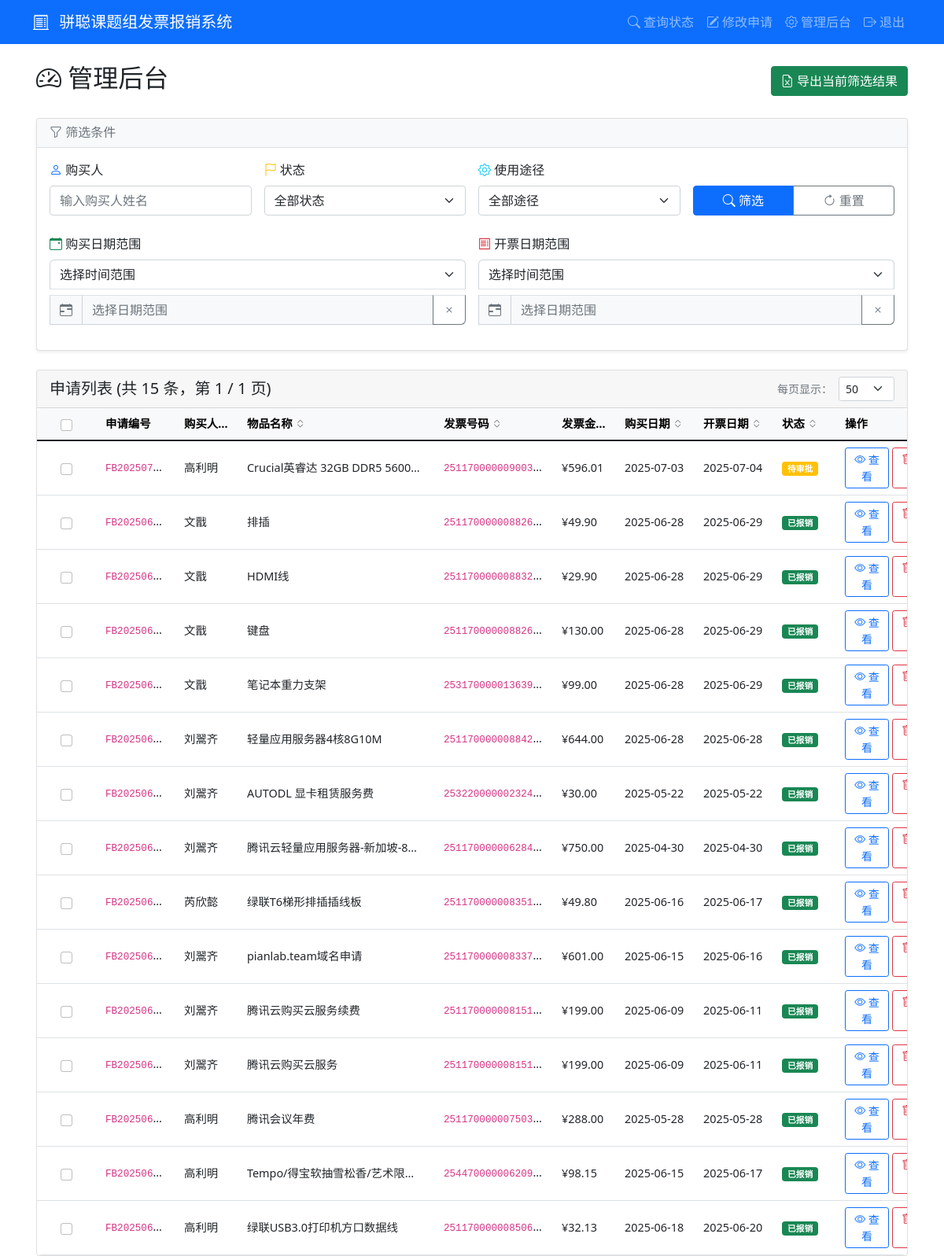
Page /admin/dashboard (signed in) on the earlier database version.
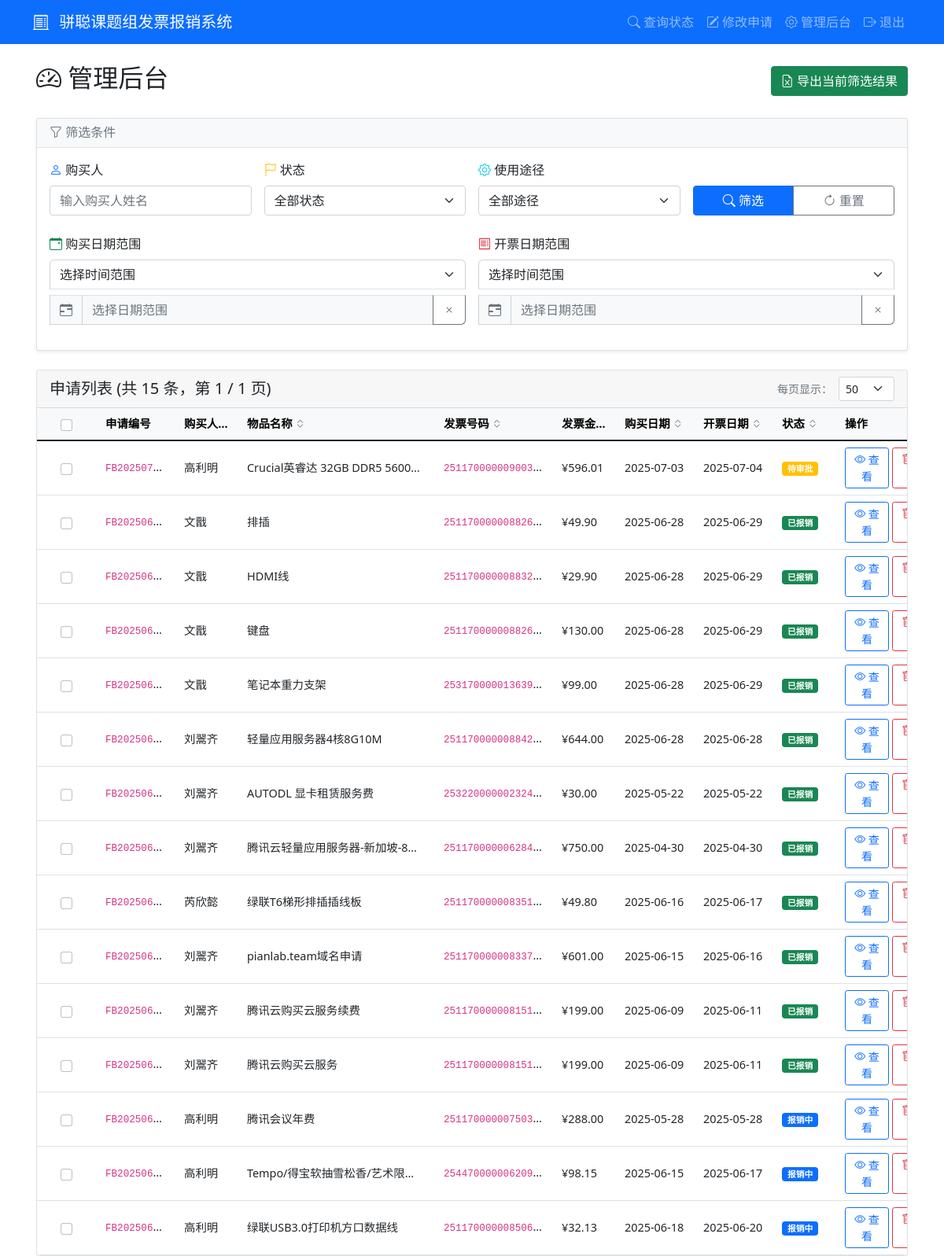
Same page on the later database version.
### tables this page shows
CREATE TABLE applications (
            id INTEGER PRIMARY KEY AUTOINCREMENT,
            app_number TEXT UNIQUE NOT NULL,
            purchaser TEXT NOT NULL,
            purchase_details TEXT,
            item_name TEXT NOT NULL,
            product_link TEXT,
            usage_type TEXT NOT NULL,
            item_type TEXT NOT NULL,
            quantity INTEGER NOT NULL,
            purchase_time DATE NOT NULL,
            invoice_number TEXT NOT NULL,
            invoice_amount REAL NOT NULL,
            invoice_date DATE NOT NULL,
            status TEXT DEFAULT '待审批',
            approval_comment TEXT,
            created_at TIMESTAMP DEFAULT CURRENT_TIMESTAMP,
            updated_at TIMESTAMP DEFAULT CURRENT_TIMESTAMP
        );

### app.py (the view)
        def wrapper(*args, **kwargs):
            user = session.get('admin_username', 'anonymous')
            details = f"操作: {operation_type}, 用户: {user}, URL: {request.url}"
            if kwargs.get('app_number'):
                details += f", 申请编号: {kwargs['app_number']}"
            elif kwargs.get('filename'):
                details += f", 文件名: {kwargs['filename']}"
            if request.method == 'POST':
                form_data = {k: '***' if k == 'password' else v for k, v in request.form.items()}
                details += f", 表单数据: {form_data}"
            if request.args:
                details += f", 查询参数: {dict(request.args)}"
            try:
                result = f(*args, **kwargs)
                app.logger.info(f"{details}, 结果: 成功")
                return result
            except Exception as e:
                app.logger.error(f"{details}, 结果: 失败, 错误: {str(e)}", exc_info=True)
                raise

### templates/admin_dashboard.html (shortened to what this page needs)
{% extends "base.html" %}
{% block scripts %}
<link rel="stylesheet" href="https://cdn.jsdelivr.net/npm/flatpickr/dist/flatpickr.min.css">
<link rel="stylesheet" href="https://cdn.jsdelivr.net/npm/flatpickr/dist/themes/material_blue.css">
{% endblock %}
{% block content %}
<div class="container-fluid">
    <div class="d-flex justify-content-between align-items-center mb-4">
        <h2><i class="bi bi-speedometer2"></i> 管理后台</h2>
        <div>
            <a href="{{ url_for('export_excel', **request.args) }}" class="btn btn-success">
                <i class="bi bi-file-earmark-excel"></i> 导出当前筛选结果
            </a>
        </div>
    </div>
    <div class="card mb-4 shadow-sm">
        <div class="card-header bg-light">
            <h6 class="mb-0 text-muted">
                <i class="bi bi-funnel"></i> 筛选条件
            </h6>
        </div>
        <div class="card-body">
            <form method="get" id="filterForm">
                <div class="row g-3 mb-4">
                    <div class="col-lg-3 col-md-6">
                        <label for="purchaser" class="form-label fw-semibold">
                            <i class="bi bi-person text-primary"></i> 购买人
                        </label>
                        <input type="text" class="form-control" id="purchaser" name="purchaser"
                            value="{{ request.args.get('purchaser', '') }}" placeholder="输入购买人姓名">
                    </div>
                    <div class="col-lg-3 col-md-6">
                        <label for="status" class="form-label fw-semibold">
                            <i class="bi bi-flag text-warning"></i> 状态
                        </label>
                        <select class="form-select" id="status" name="status">
                            <option value="">全部状态</option>
                        </select>
                    </div>
                    <div class="col-lg-3 col-md-6">
                        <label for="usage" class="form-label fw-semibold">
                            <i class="bi bi-gear text-info"></i> 使用途径
                        </label>
                        <select class="form-select" id="usage" name="usage">
                            <option value="">全部途径</option>
                        </select>
                    </div>
                    <div class="col-lg-3 col-md-6 d-flex align-items-end">
                        <div class="btn-group w-100" role="group">
                            <button type="submit" class="btn btn-primary">
                                <i class="bi bi-search"></i> 筛选
                            </button>
                            <a href="{{ url_for('admin_dashboard') }}" class="btn btn-outline-secondary">
                                <i class="bi bi-arrow-clockwise"></i> 重置
                            </a>
                        </div>
                    </div>
                </div>
                <div class="row g-3 mb-3">
                    <div class="col-md-6">
                        <label class="form-label fw-semibold">
                            <i class="bi bi-calendar-event text-success"></i> 购买日期范围
                        </label>
                        <div class="date-range-container">
                            <select class="form-select mb-2" id="purchaseDatePreset"
                                onchange="handleDatePresetChange('purchase')">
                                <option value="">选择时间范围</option>
                            </select>
                            <div class="input-group">
                                <span class="input-group-text bg-light">
                                    <i class="bi bi-calendar-range"></i>
                                </span>
                                <input type="text" class="form-control" id="purchaseDateRange" placeholder="选择日期范围"
                                    readonly>
                                <button class="btn btn-outline-secondary" type="button"
                                    onclick="clearDateRange('purchase')" title="清空日期">
                                    <i class="bi bi-x"></i>
                                </button>
                            </div>
                        </div>
                    </div>
                    <div class="col-md-6">
                        <label class="form-label fw-semibold">
                            <i class="bi bi-receipt text-danger"></i> 开票日期范围
                        </label>
                        <div class="date-range-container">
                            <select class="form-select mb-2" id="invoiceDatePreset"
                                onchange="handleDatePresetChange('invoice')">
                                <option value="">选择时间范围</option>
                            </select>
                            <div class="input-group">
                                <span class="input-group-text bg-light">
                                    <i class="bi bi-calendar-range"></i>
                                </span>
                                <input type="text" class="form-control" id="invoiceDateRange" placeholder="选择日期范围"
                                    readonly>
                                <button class="btn btn-outline-secondary" type="button"
                                    onclick="clearDateRange('invoice')" title="清空日期">
                                    <i class="bi bi-x"></i>
                                </button>
                            </div>
                        </div>
                    </div>
                </div>
            </form>
        </div>
    </div>
    <div class="card">
        <div class="card-header d-flex justify-content-between align-items-center">
            <div class="d-flex align-items-center gap-3">
                <h5 class="mb-0">申请列表 (共 {{ total_count }} 条，第 {{ page }} / {{ total_pages }} 页)</h5>
            </div>
            <div class="d-flex align-items-center gap-2">
                <small class="text-muted">每页显示：</small>
                <select class="form-select form-select-sm" style="width: auto;" onchange="changePerPage(this.value)">
                    <option value="50" {% if per_page==50 %}selected{% endif %}>50</option>
                </select>
            </div>
        </div>
        <div class="table-responsive">
            <table class="table table-hover table-auto mb-0">
                <thead class="table-light">
                    <tr>
                        <th class="col-checkbox">
                            <div class="form-check">
                                <input class="form-check-input" type="checkbox" id="selectAll"
                                    onchange="toggleSelectAll()">
                            </div>
                        </th>
                        <th class="col-app-number">申请编号</th>
                        <th class="sortable col-purchaser" data-sort="purchaser">
                            购买人
                            <i class="bi bi-chevron-expand sort-icon"></i>
                        </th>
                        <th class="sortable col-item-name" data-sort="item_name">
                            物品名称
                            <i class="bi bi-chevron-expand sort-icon"></i>
                        </th>
                        <th class="sortable col-invoice-number" data-sort="invoice_number">
                            发票号码
                            <i class="bi bi-chevron-expand sort-icon"></i>
                        </th>
                        <th class="sortable col-amount" data-sort="invoice_amount">
                            发票金额
                            <i class="bi bi-chevron-expand sort-icon"></i>
                        </th>
                        <th class="sortable col-date" data-sort="purchase_time">
                            购买日期
                            <i class="bi bi-chevron-expand sort-icon"></i>
                        </th>
                        <th class="sortable col-date" data-sort="invoice_date">
                            开票日期
                            <i class="bi bi-chevron-expand sort-icon"></i>
                        </th>
                        <th class="sortable col-status" data-sort="status">
                            状态
                            <i class="bi bi-chevron-expand sort-icon"></i>
                        </th>
                        <th class="col-actions">操作</th>
                    </tr>
                </thead>
                <tbody>
                    {% for app in applications %}
                    <tr>
                        <td class="col-checkbox">
                            <div class="form-check">
                                <input class="form-check-input row-checkbox" type="checkbox" value="{{ app[1] }}"
                                    onchange="updateSelection()">
                            </div>
                        </td>
                        <td class="col-app-number" title="{{ app[1] }}"><code>{{ app[1] }}</code></td>
                        <td class="col-purchaser" title="{{ app[2] }}">{{ app[2] }}</td>
                        <td class="col-item-name" title="{{ app[4] }}">{{ app[4] }}</td>
                        <td class="col-invoice-number" title="{{ app[10] }}"><code>{{ app[10] }}</code></td>
                        <td class="col-amount">¥{{ "%.2f"|format(app[11]) }}</td>
                        <td class="col-date">{{ app[9] }}</td>
                        <td class="col-date">{{ app[12] }}</td>
                        <td class="col-status">
                            {% if app[13] == '待审批' %}
                            <span class="badge bg-warning">{{ app[13] }}</span>
                            {% elif app[13] == '报销中' %}
                            <span class="badge bg-primary">{{ app[13] }}</span>
                            {% elif app[13] == '已报销' %}
                            <span class="badge bg-success">{{ app[13] }}</span>
                            {% elif app[13] == '驳回' %}
                            <span class="badge bg-danger">{{ app[13] }}</span>
                            {% endif %}
                        </td>
                        <td class="col-actions">
                            <div class="d-flex gap-1">
                                <a href="{{ url_for('admin_application_detail', app_number=app[1]) }}"
                                    class="btn btn-sm btn-outline-primary">
                                    <i class="bi bi-eye"></i> 查看
                                </a>
                                <button type="button" class="btn btn-sm btn-outline-danger"
                                    onclick="confirmDelete('{{ app[1] }}', '{{ app[2] }}', '{{ app[4] }}')">
                                    <i class="bi bi-trash"></i> 删除
                                </button>
                            </div>
                        </td>
                    </tr>
                    {% else %}
                    <tr>
                        <td colspan="10" class="text-center text-muted py-4">暂无申请记录</td>
                    </tr>
                    {% endfor %}
                </tbody>
            </table>
        </div>
    </div>
</div>
{% endblock %}

### templates/base.html (shortened to what this page needs)
<!DOCTYPE html>
<html lang="zh-CN">
<head>
    <link href="https://cdn.jsdelivr.net/npm/bootstrap@5.1.3/dist/css/bootstrap.min.css" rel="stylesheet">
    <link href="https://cdn.jsdelivr.net/npm/bootstrap-icons@1.7.2/font/bootstrap-icons.css" rel="stylesheet">
</head>
<body>
    <nav class="navbar navbar-expand-sm navbar-dark bg-primary">
        <div class="container">
            <a class="navbar-brand" href="{{ url_for('index') }}">
                <i class="bi bi-receipt-cutoff me-2"></i>
                <span class="d-none d-md-inline">骈聪课题组发票报销系统</span>
            </a>
            <div class="collapse navbar-collapse" id="navbarNav">
                <div class="navbar-nav ms-auto">
                    <a class="nav-link" href="{{ url_for('query_status') }}">
                        <i class="bi bi-search me-1"></i>查询状态
                    </a>
                    <a class="nav-link" href="{{ url_for('edit_application_page') }}">
                        <i class="bi bi-pencil-square me-1"></i>修改申请
                    </a>
                    {% if session.admin_logged_in %}
                    <a class="nav-link" href="{{ url_for('admin_dashboard') }}">
                        <i class="bi bi-gear me-1"></i>管理后台
                    </a>
                    <a class="nav-link" href="{{ url_for('admin_logout') }}">
                        <i class="bi bi-box-arrow-right me-1"></i>退出
                    </a>
                    {% else %}
                    <a class="nav-link" href="{{ url_for('admin_login') }}">
                        <i class="bi bi-person-lock me-1"></i>管理员登录
                    </a>
                    {% endif %}
                </div>
            </div>
        </div>
    </nav>
        {% block content %}{% endblock %}
    {% block scripts %}{% endblock %}
</body>
</html>

Differences in the rows shown:
changed applications "腾讯会议年费": status "已报销" → "报销中"
changed applications "Tempo/得宝软抽雪松香/艺术限…": status "已报销" → "报销中"
changed applications "绿联USB3.0打印机方口数据线": status "已报销" → "报销中"
